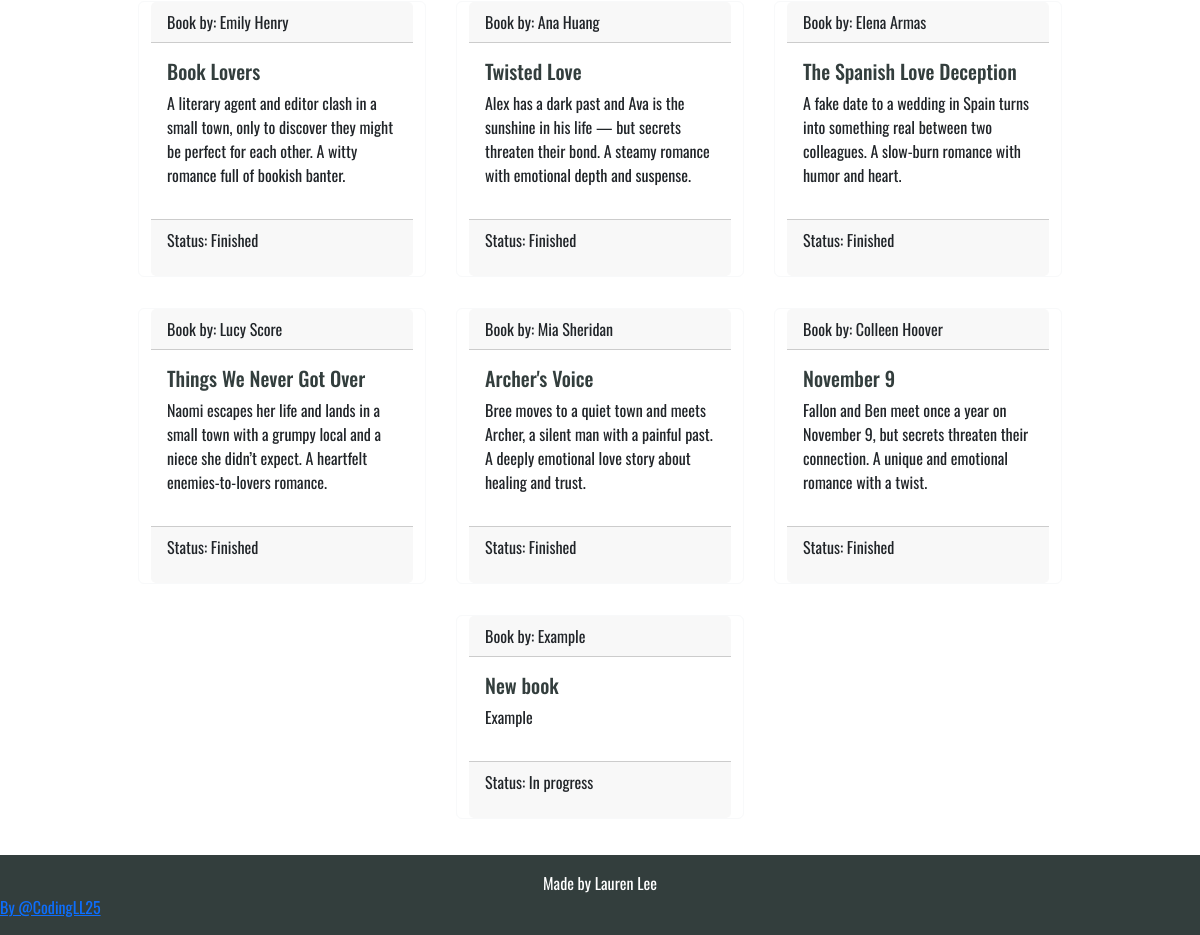
Before: /collection/whirlwind-summer/ (signed in, lower part) with the older database file.
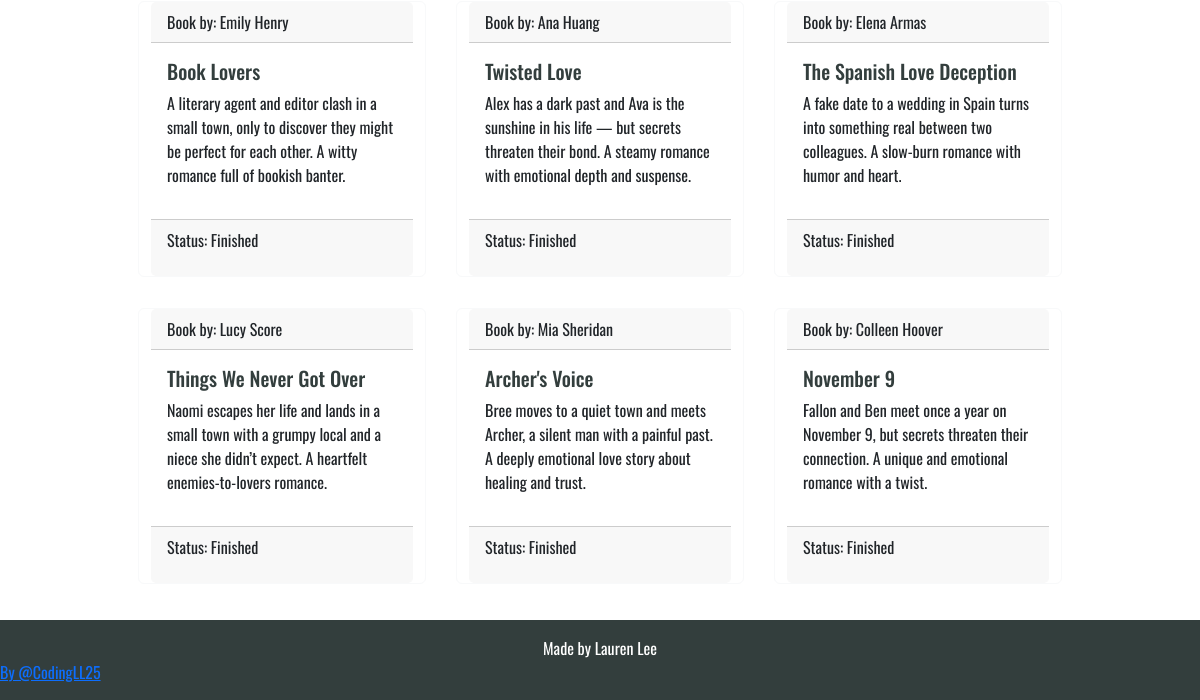
After: the same page with the newer database file.
### library/models.py (models this page shows, shortened)
class Book(models.Model):
    collection = models.ForeignKey(
        Collection, on_delete=models.CASCADE, related_name="books"
    )
    title = models.CharField(max_length=200, unique=True, blank=False)
    author = models.CharField(max_length=100, blank=False)
    body = models.TextField()
    finished = models.BooleanField(default=False)
    created_on = models.DateTimeField(auto_now_add=True)
    tag = models.ManyToManyField(Tag, related_name="books")

### library/views.py (the view)
# urls.py: path("collection/<slug:slug>/", views.collection_detail, name="collection_detail"),
def collection_detail(request, slug):
    queryset = Collection.objects.all().order_by("id")
    collection = get_object_or_404(queryset, slug=slug)
    books = collection.books.all()
    return render(
        request,
        "library/collection_detail.html",
        {
            "collection": collection,
            "books": books,
        },
    )

### library/templatetags/html_filters.py (called while the page is built)
@register.filter(name="clean_html")
def clean_html(value):
    if not value:
        return ""
    value = re.sub(r"<p[^>]*>\s*(?:&nbsp;|\s)*</p>", "", value)
    value = re.sub(r"&nbsp;", " ", value)
    return strip_tags(value).strip()

### library/templates/library/collection_detail.html (shortened to what this page needs)
{% extends 'base.html' %}
{% load html_filters %}
{% load static %}
{% load crispy_forms_tags %}
{% block content %}
<section class="book-continer container mt-4">
    <div class="row justify-content-center">
        {% if books %}
        {% for book in books %}
        <div class="card book-holder border-light mb-3">
            <div class="card-header"> Book by: {{ book.author }}</div>
            <div class="card-body">
                <h5 class="card-title">{{ book.title}} </h5>
                <p class="card-text"> {{ book.body | clean_html }}</p>
            </div>
            <div class="card-footer">
                <p class="card-status"> Status: {% if book.finished %} Finished {% else %} In progress {% endif%}
            </div>
        </div>
        {% endfor%}
        {% else %}
        <p>No books in this collection yet.</p>
        {% endif %}
    </div>
</section>
{% endblock content %}

Changed rows visible on the page:
removed Book: author "Example", title "New book", body|clean_html "Example", finished "In progress"
